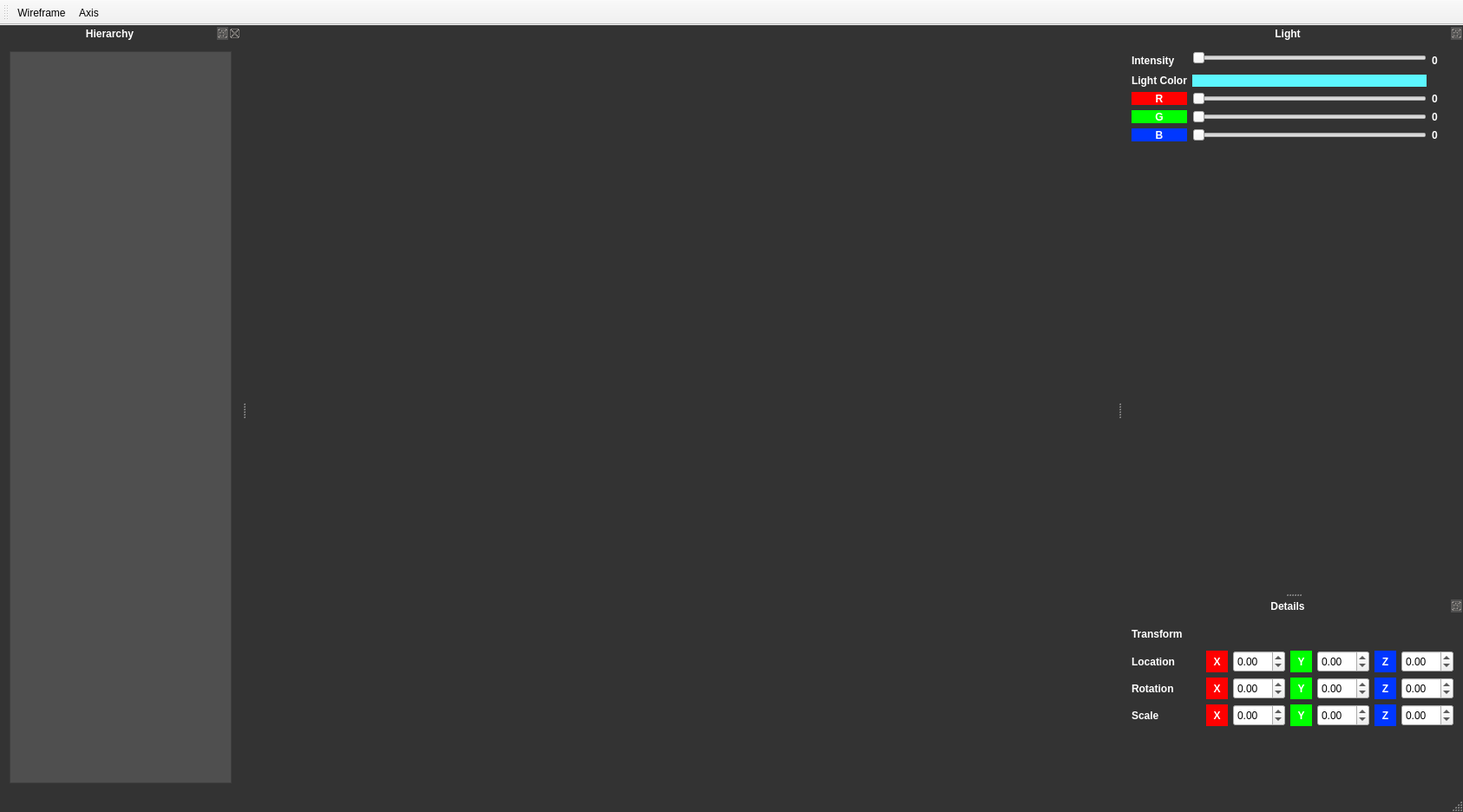
<?xml version="1.0" encoding="UTF-8"?>
<ui version="4.0">
 <class>MainWindow</class>
 <widget class="QMainWindow" name="MainWindow">
  <property name="geometry">
   <rect>
    <x>0</x>
    <y>0</y>
    <width>1686</width>
    <height>936</height>
   </rect>
  </property>
  <property name="windowTitle">
   <string>INNgine</string>
  </property>
  <property name="styleSheet">
   <string notr="true">QMainWindow, QMenu{
        background-color: #333333;
        color: white;
}



.QPushButton{
        background-color: #4f4f4f;
                color: white;
}

QLabel{
        font-weight: bold;
        color: white;
}


QGroupBox::title{
        font-size: 15px;
        font-weight:: bold;
        color: white;
}

QLineEdit{
        color: white;
                background-color: #555555;
        margin-left: 5px;
}

QListWidget{
        background-color: #4f4f4f;
color:white;
}

QDockWidget::title{
        background-color: #333333;
        color: white;
        font-weight: bold;
        text-align: center;
}
QDockWidget{
color: white;
font-weight: bold;
}

QDockWidget::float-button
{
        background: #4f4f4f;
}

QDockWidget{
background-color: #333333;
}

QTabBar::tab{
background-color: #4f4f4f;
color: white;
}

QTabBar::tab:selected, QTabBar::tab:hover
{
        background-color: #6f6f6f;
}

QDialog{
background-color: #3f3f3f;
color: white;
}

QMenuBar{
        background-color: #2f2f2f;
color: white;
}

QMenu::item:selected{
background-color: 4f4f4f;
}


</string>
  </property>
  <widget class="QWidget" name="centralWidget">
   <layout class="QGridLayout" name="gridLayout_2">
    <item row="0" column="0">
     <layout class="QVBoxLayout" name="renderLayout"/>
    </item>
   </layout>
  </widget>
  <widget class="QMenuBar" name="menuBar">
   <property name="geometry">
    <rect>
     <x>0</x>
     <y>0</y>
     <width>1686</width>
     <height>20</height>
    </rect>
   </property>
  </widget>
  <widget class="QToolBar" name="mainToolBar">
   <property name="autoFillBackground">
    <bool>false</bool>
   </property>
   <property name="toolButtonStyle">
    <enum>Qt::ToolButtonTextUnderIcon</enum>
   </property>
   <attribute name="toolBarArea">
    <enum>TopToolBarArea</enum>
   </attribute>
   <attribute name="toolBarBreak">
    <bool>false</bool>
   </attribute>
   <addaction name="actionWireframe"/>
   <addaction name="actionAxis"/>
  </widget>
  <widget class="QStatusBar" name="statusBar"/>
  <widget class="QDockWidget" name="dockWidgetLight">
   <property name="features">
    <set>QDockWidget::DockWidgetFloatable|QDockWidget::DockWidgetMovable</set>
   </property>
   <property name="windowTitle">
    <string>Light</string>
   </property>
   <attribute name="dockWidgetArea">
    <number>2</number>
   </attribute>
   <widget class="QWidget" name="dockWidgetContents_2">
    <layout class="QGridLayout" name="gridLayout">
     <item row="5" column="0" colspan="2">
      <widget class="QLabel" name="label_19">
       <property name="styleSheet">
        <string notr="true">background-color: rgb(0, 55, 255);</string>
       </property>
       <property name="text">
        <string>B</string>
       </property>
       <property name="alignment">
        <set>Qt::AlignCenter</set>
       </property>
      </widget>
     </item>
     <item row="5" column="3">
      <widget class="QLabel" name="lightAmbientBlue">
       <property name="minimumSize">
        <size>
         <width>25</width>
         <height>0</height>
        </size>
       </property>
       <property name="maximumSize">
        <size>
         <width>25</width>
         <height>16777215</height>
        </size>
       </property>
       <property name="text">
        <string>0</string>
       </property>
      </widget>
     </item>
     <item row="3" column="2">
      <widget class="QSlider" name="lightAmbientRedSlider">
       <property name="maximum">
        <number>255</number>
       </property>
       <property name="orientation">
        <enum>Qt::Horizontal</enum>
       </property>
      </widget>
     </item>
     <item row="4" column="0" colspan="2">
      <widget class="QLabel" name="label_18">
       <property name="styleSheet">
        <string notr="true">background-color: rgb(0, 255, 0);</string>
       </property>
       <property name="text">
        <string>G</string>
       </property>
       <property name="alignment">
        <set>Qt::AlignCenter</set>
       </property>
      </widget>
     </item>
     <item row="4" column="3">
      <widget class="QLabel" name="lightAmbienGreen">
       <property name="minimumSize">
        <size>
         <width>25</width>
         <height>0</height>
        </size>
       </property>
       <property name="maximumSize">
        <size>
         <width>25</width>
         <height>16777215</height>
        </size>
       </property>
       <property name="text">
        <string>0</string>
       </property>
      </widget>
     </item>
     <item row="5" column="2">
      <widget class="QSlider" name="lightAmbientBlueSlider">
       <property name="maximum">
        <number>255</number>
       </property>
       <property name="orientation">
        <enum>Qt::Horizontal</enum>
       </property>
      </widget>
     </item>
     <item row="4" column="2">
      <widget class="QSlider" name="lightAmbientGreenSlider">
       <property name="maximum">
        <number>255</number>
       </property>
       <property name="orientation">
        <enum>Qt::Horizontal</enum>
       </property>
      </widget>
     </item>
     <item row="0" column="0" rowspan="2" colspan="2">
      <widget class="QLabel" name="label_3">
       <property name="text">
        <string>Intensity</string>
       </property>
      </widget>
     </item>
     <item row="3" column="0" colspan="2">
      <widget class="QLabel" name="label_17">
       <property name="styleSheet">
        <string notr="true">background-color: rgb(255, 0, 0);</string>
       </property>
       <property name="text">
        <string>R</string>
       </property>
       <property name="alignment">
        <set>Qt::AlignCenter</set>
       </property>
      </widget>
     </item>
     <item row="3" column="3">
      <widget class="QLabel" name="lightAmbienRed">
       <property name="minimumSize">
        <size>
         <width>25</width>
         <height>0</height>
        </size>
       </property>
       <property name="maximumSize">
        <size>
         <width>25</width>
         <height>16777215</height>
        </size>
       </property>
       <property name="text">
        <string>0</string>
       </property>
      </widget>
     </item>
     <item row="2" column="2">
      <widget class="QLabel" name="lightAmbientPreview">
       <property name="styleSheet">
        <string notr="true">background-color: rgb(92, 247, 255);</string>
       </property>
       <property name="text">
        <string/>
       </property>
      </widget>
     </item>
     <item row="2" column="0" colspan="2">
      <widget class="QLabel" name="label_24">
       <property name="text">
        <string>Light Color</string>
       </property>
      </widget>
     </item>
     <item row="0" column="3" rowspan="2">
      <widget class="QLabel" name="lightIntensity">
       <property name="minimumSize">
        <size>
         <width>25</width>
         <height>0</height>
        </size>
       </property>
       <property name="maximumSize">
        <size>
         <width>25</width>
         <height>16777215</height>
        </size>
       </property>
       <property name="text">
        <string>0</string>
       </property>
      </widget>
     </item>
     <item row="0" column="2">
      <widget class="QSlider" name="lightIntensitySlider">
       <property name="maximum">
        <number>255</number>
       </property>
       <property name="orientation">
        <enum>Qt::Horizontal</enum>
       </property>
      </widget>
     </item>
     <item row="6" column="2">
      <spacer name="verticalSpacer">
       <property name="orientation">
        <enum>Qt::Vertical</enum>
       </property>
       <property name="sizeHint" stdset="0">
        <size>
         <width>20</width>
         <height>432</height>
        </size>
       </property>
      </spacer>
     </item>
    </layout>
   </widget>
  </widget>
  <widget class="QDockWidget" name="dockWidgetDetails">
   <property name="features">
    <set>QDockWidget::DockWidgetFloatable|QDockWidget::DockWidgetMovable</set>
   </property>
   <property name="windowTitle">
    <string>Details</string>
   </property>
   <attribute name="dockWidgetArea">
    <number>2</number>
   </attribute>
   <widget class="QWidget" name="dockWidgetContents_3">
    <layout class="QVBoxLayout" name="verticalLayout_3">
     <item>
      <layout class="QGridLayout" name="DetailsGrid">
       <item row="3" column="3">
        <widget class="QLabel" name="label_12">
         <property name="minimumSize">
          <size>
           <width>25</width>
           <height>0</height>
          </size>
         </property>
         <property name="maximumSize">
          <size>
           <width>25</width>
           <height>25</height>
          </size>
         </property>
         <property name="styleSheet">
          <string notr="true">background-color: rgb(0, 255, 0);</string>
         </property>
         <property name="text">
          <string> Y </string>
         </property>
         <property name="alignment">
          <set>Qt::AlignCenter</set>
         </property>
        </widget>
       </item>
       <item row="3" column="1">
        <widget class="QLabel" name="label_10">
         <property name="minimumSize">
          <size>
           <width>25</width>
           <height>0</height>
          </size>
         </property>
         <property name="maximumSize">
          <size>
           <width>25</width>
           <height>25</height>
          </size>
         </property>
         <property name="styleSheet">
          <string notr="true">background-color: rgb(255, 0, 0);</string>
         </property>
         <property name="text">
          <string> X </string>
         </property>
         <property name="alignment">
          <set>Qt::AlignCenter</set>
         </property>
        </widget>
       </item>
       <item row="2" column="0">
        <widget class="QLabel" name="label_5">
         <property name="minimumSize">
          <size>
           <width>80</width>
           <height>0</height>
          </size>
         </property>
         <property name="maximumSize">
          <size>
           <width>80</width>
           <height>25</height>
          </size>
         </property>
         <property name="text">
          <string>Rotation</string>
         </property>
        </widget>
       </item>
       <item row="1" column="1">
        <widget class="QLabel" name="label_8">
         <property name="sizePolicy">
          <sizepolicy hsizetype="Preferred" vsizetype="Fixed">
           <horstretch>0</horstretch>
           <verstretch>0</verstretch>
          </sizepolicy>
         </property>
         <property name="minimumSize">
          <size>
           <width>25</width>
           <height>25</height>
          </size>
         </property>
         <property name="maximumSize">
          <size>
           <width>25</width>
           <height>25</height>
          </size>
         </property>
         <property name="styleSheet">
          <string notr="true">background-color: rgb(255, 0, 0);</string>
         </property>
         <property name="text">
          <string> X </string>
         </property>
         <property name="alignment">
          <set>Qt::AlignCenter</set>
         </property>
        </widget>
       </item>
       <item row="3" column="0">
        <widget class="QLabel" name="label_6">
         <property name="minimumSize">
          <size>
           <width>80</width>
           <height>0</height>
          </size>
         </property>
         <property name="maximumSize">
          <size>
           <width>80</width>
           <height>25</height>
          </size>
         </property>
         <property name="text">
          <string>Scale</string>
         </property>
        </widget>
       </item>
       <item row="1" column="0">
        <widget class="QLabel" name="label_4">
         <property name="sizePolicy">
          <sizepolicy hsizetype="Preferred" vsizetype="Fixed">
           <horstretch>0</horstretch>
           <verstretch>0</verstretch>
          </sizepolicy>
         </property>
         <property name="minimumSize">
          <size>
           <width>80</width>
           <height>25</height>
          </size>
         </property>
         <property name="maximumSize">
          <size>
           <width>80</width>
           <height>25</height>
          </size>
         </property>
         <property name="text">
          <string>Location</string>
         </property>
        </widget>
       </item>
       <item row="0" column="0">
        <widget class="QLabel" name="label">
         <property name="sizePolicy">
          <sizepolicy hsizetype="Preferred" vsizetype="Fixed">
           <horstretch>0</horstretch>
           <verstretch>0</verstretch>
          </sizepolicy>
         </property>
         <property name="minimumSize">
          <size>
           <width>80</width>
           <height>25</height>
          </size>
         </property>
         <property name="maximumSize">
          <size>
           <width>80</width>
           <height>25</height>
          </size>
         </property>
         <property name="text">
          <string>&lt;html&gt;&lt;head/&gt;&lt;body&gt;&lt;p&gt;&lt;span style=&quot; font-weight:600;&quot;&gt;Transform&lt;/span&gt;&lt;/p&gt;&lt;/body&gt;&lt;/html&gt;</string>
         </property>
        </widget>
       </item>
       <item row="2" column="5">
        <widget class="QLabel" name="label_14">
         <property name="minimumSize">
          <size>
           <width>25</width>
           <height>0</height>
          </size>
         </property>
         <property name="maximumSize">
          <size>
           <width>25</width>
           <height>25</height>
          </size>
         </property>
         <property name="styleSheet">
          <string notr="true">background-color: rgb(0, 55, 255);</string>
         </property>
         <property name="text">
          <string> Z </string>
         </property>
         <property name="alignment">
          <set>Qt::AlignCenter</set>
         </property>
        </widget>
       </item>
       <item row="1" column="3">
        <widget class="QLabel" name="label_7">
         <property name="sizePolicy">
          <sizepolicy hsizetype="Preferred" vsizetype="Fixed">
           <horstretch>0</horstretch>
           <verstretch>0</verstretch>
          </sizepolicy>
         </property>
         <property name="minimumSize">
          <size>
           <width>25</width>
           <height>25</height>
          </size>
         </property>
         <property name="maximumSize">
          <size>
           <width>25</width>
           <height>25</height>
          </size>
         </property>
         <property name="styleSheet">
          <string notr="true">background-color: rgb(0, 255, 0);</string>
         </property>
         <property name="text">
          <string> Y </string>
         </property>
         <property name="alignment">
          <set>Qt::AlignCenter</set>
         </property>
        </widget>
       </item>
       <item row="2" column="3">
        <widget class="QLabel" name="label_11">
         <property name="minimumSize">
          <size>
           <width>25</width>
           <height>0</height>
          </size>
         </property>
         <property name="maximumSize">
          <size>
           <width>25</width>
           <height>25</height>
          </size>
         </property>
         <property name="styleSheet">
          <string notr="true">background-color: rgb(0, 255, 0);</string>
         </property>
         <property name="text">
          <string> Y </string>
         </property>
         <property name="alignment">
          <set>Qt::AlignCenter</set>
         </property>
        </widget>
       </item>
       <item row="2" column="1">
        <widget class="QLabel" name="label_9">
         <property name="minimumSize">
          <size>
           <width>25</width>
           <height>0</height>
          </size>
         </property>
         <property name="maximumSize">
          <size>
           <width>25</width>
           <height>25</height>
          </size>
         </property>
         <property name="styleSheet">
          <string notr="true">background-color: rgb(255, 0, 0);</string>
         </property>
         <property name="text">
          <string> X </string>
         </property>
         <property name="alignment">
          <set>Qt::AlignCenter</set>
         </property>
        </widget>
       </item>
       <item row="4" column="2">
        <spacer name="verticalSpacer_2">
         <property name="orientation">
          <enum>Qt::Vertical</enum>
         </property>
         <property name="sizeHint" stdset="0">
          <size>
           <width>20</width>
           <height>40</height>
          </size>
         </property>
        </spacer>
       </item>
       <item row="3" column="5">
        <widget class="QLabel" name="label_15">
         <property name="minimumSize">
          <size>
           <width>25</width>
           <height>0</height>
          </size>
         </property>
         <property name="maximumSize">
          <size>
           <width>25</width>
           <height>25</height>
          </size>
         </property>
         <property name="styleSheet">
          <string notr="true">background-color: rgb(0, 55, 255);</string>
         </property>
         <property name="text">
          <string> Z </string>
         </property>
         <property name="alignment">
          <set>Qt::AlignCenter</set>
         </property>
        </widget>
       </item>
       <item row="1" column="5">
        <widget class="QLabel" name="label_13">
         <property name="sizePolicy">
          <sizepolicy hsizetype="Preferred" vsizetype="Fixed">
           <horstretch>0</horstretch>
           <verstretch>0</verstretch>
          </sizepolicy>
         </property>
         <property name="minimumSize">
          <size>
           <width>25</width>
           <height>25</height>
          </size>
         </property>
         <property name="maximumSize">
          <size>
           <width>25</width>
           <height>25</height>
          </size>
         </property>
         <property name="styleSheet">
          <string notr="true">background-color: rgb(0, 55, 255);</string>
         </property>
         <property name="text">
          <string> Z </string>
         </property>
         <property name="alignment">
          <set>Qt::AlignCenter</set>
         </property>
        </widget>
       </item>
       <item row="1" column="2">
        <widget class="QDoubleSpinBox" name="LocationX">
         <property name="minimumSize">
          <size>
           <width>60</width>
           <height>25</height>
          </size>
         </property>
         <property name="maximumSize">
          <size>
           <width>60</width>
           <height>25</height>
          </size>
         </property>
         <property name="minimum">
          <double>-9999.989999999999782</double>
         </property>
         <property name="maximum">
          <double>9999.989999999999782</double>
         </property>
        </widget>
       </item>
       <item row="3" column="4">
        <widget class="QDoubleSpinBox" name="ScaleY">
         <property name="minimumSize">
          <size>
           <width>60</width>
           <height>25</height>
          </size>
         </property>
         <property name="maximumSize">
          <size>
           <width>60</width>
           <height>25</height>
          </size>
         </property>
         <property name="minimum">
          <double>-9999.989999999999782</double>
         </property>
         <property name="maximum">
          <double>9999.989999999999782</double>
         </property>
        </widget>
       </item>
       <item row="3" column="6">
        <widget class="QDoubleSpinBox" name="ScaleZ">
         <property name="minimumSize">
          <size>
           <width>60</width>
           <height>25</height>
          </size>
         </property>
         <property name="maximumSize">
          <size>
           <width>60</width>
           <height>25</height>
          </size>
         </property>
         <property name="minimum">
          <double>-9999.989999999999782</double>
         </property>
         <property name="maximum">
          <double>9999.989999999999782</double>
         </property>
        </widget>
       </item>
       <item row="1" column="4">
        <widget class="QDoubleSpinBox" name="LocationY">
         <property name="minimumSize">
          <size>
           <width>60</width>
           <height>25</height>
          </size>
         </property>
         <property name="maximumSize">
          <size>
           <width>60</width>
           <height>25</height>
          </size>
         </property>
         <property name="minimum">
          <double>-9999.989999999999782</double>
         </property>
         <property name="maximum">
          <double>9999.989999999999782</double>
         </property>
        </widget>
       </item>
       <item row="3" column="2">
        <widget class="QDoubleSpinBox" name="ScaleX">
         <property name="minimumSize">
          <size>
           <width>60</width>
           <height>25</height>
          </size>
         </property>
         <property name="maximumSize">
          <size>
           <width>60</width>
           <height>25</height>
          </size>
         </property>
         <property name="minimum">
          <double>-9999.989999999999782</double>
         </property>
         <property name="maximum">
          <double>9999.989999999999782</double>
         </property>
        </widget>
       </item>
       <item row="2" column="6">
        <widget class="QDoubleSpinBox" name="RotationZ">
         <property name="minimumSize">
          <size>
           <width>60</width>
           <height>25</height>
          </size>
         </property>
         <property name="maximumSize">
          <size>
           <width>60</width>
           <height>25</height>
          </size>
         </property>
         <property name="minimum">
          <double>-999999.000000000000000</double>
         </property>
         <property name="maximum">
          <double>999999.000000000000000</double>
         </property>
        </widget>
       </item>
       <item row="2" column="2">
        <widget class="QDoubleSpinBox" name="RotationX">
         <property name="minimumSize">
          <size>
           <width>60</width>
           <height>25</height>
          </size>
         </property>
         <property name="maximumSize">
          <size>
           <width>60</width>
           <height>25</height>
          </size>
         </property>
         <property name="minimum">
          <double>-999999.000000000000000</double>
         </property>
         <property name="maximum">
          <double>999999.000000000000000</double>
         </property>
        </widget>
       </item>
       <item row="2" column="4">
        <widget class="QDoubleSpinBox" name="RotationY">
         <property name="minimumSize">
          <size>
           <width>60</width>
           <height>25</height>
          </size>
         </property>
         <property name="maximumSize">
          <size>
           <width>60</width>
           <height>25</height>
          </size>
         </property>
         <property name="minimum">
          <double>-999999.000000000000000</double>
         </property>
         <property name="maximum">
          <double>999999.000000000000000</double>
         </property>
        </widget>
       </item>
       <item row="1" column="6">
        <widget class="QDoubleSpinBox" name="LocationZ">
         <property name="minimumSize">
          <size>
           <width>60</width>
           <height>25</height>
          </size>
         </property>
         <property name="maximumSize">
          <size>
           <width>60</width>
           <height>25</height>
          </size>
         </property>
         <property name="minimum">
          <double>-9999.989999999999782</double>
         </property>
         <property name="maximum">
          <double>9999.989999999999782</double>
         </property>
        </widget>
       </item>
      </layout>
     </item>
    </layout>
   </widget>
  </widget>
  <widget class="QDockWidget" name="dockWidgetHierarchy">
   <property name="windowTitle">
    <string>Hierarchy</string>
   </property>
   <attribute name="dockWidgetArea">
    <number>1</number>
   </attribute>
   <widget class="QWidget" name="dockWidgetContents">
    <layout class="QVBoxLayout" name="verticalLayout_2">
     <item>
      <widget class="QListWidget" name="lwHierarchy"/>
     </item>
    </layout>
   </widget>
  </widget>
  <action name="actionWireframe">
   <property name="checkable">
    <bool>true</bool>
   </property>
   <property name="enabled">
    <bool>true</bool>
   </property>
   <property name="icon">
    <iconset resource="programicons.qrc">
     <normaloff>:/icons/icons8-diamond-filled-100.png</normaloff>
     <normalon>:/icons/icons8-diamond-100.png</normalon>:/icons/icons8-diamond-filled-100.png</iconset>
   </property>
   <property name="text">
    <string>Wireframe</string>
   </property>
  </action>
  <action name="actionAxis">
   <property name="checkable">
    <bool>true</bool>
   </property>
   <property name="icon">
    <iconset resource="programicons.qrc">
     <normaloff>:/icons/coordinate-system-invert.png</normaloff>
     <normalon>:/icons/coordinate-system.png</normalon>:/icons/coordinate-system-invert.png</iconset>
   </property>
   <property name="text">
    <string>Axis</string>
   </property>
   <property name="toolTip">
    <string>Axis</string>
   </property>
  </action>
 </widget>
 <layoutdefault spacing="6" margin="11"/>
 <resources>
  <include location="programicons.qrc"/>
 </resources>
 <connections>
  <connection>
   <sender>lightAmbientRedSlider</sender>
   <signal>valueChanged(int)</signal>
   <receiver>lightAmbienRed</receiver>
   <slot>setNum(int)</slot>
   <hints>
    <hint type="sourcelabel">
     <x>1225</x>
     <y>761</y>
    </hint>
    <hint type="destinationlabel">
     <x>1259</x>
     <y>762</y>
    </hint>
   </hints>
  </connection>
  <connection>
   <sender>lightAmbientGreenSlider</sender>
   <signal>valueChanged(int)</signal>
   <receiver>lightAmbienGreen</receiver>
   <slot>setNum(int)</slot>
   <hints>
    <hint type="sourcelabel">
     <x>1190</x>
     <y>781</y>
    </hint>
    <hint type="destinationlabel">
     <x>1256</x>
     <y>785</y>
    </hint>
   </hints>
  </connection>
  <connection>
   <sender>lightAmbientBlueSlider</sender>
   <signal>valueChanged(int)</signal>
   <receiver>lightAmbientBlue</receiver>
   <slot>setNum(int)</slot>
   <hints>
    <hint type="sourcelabel">
     <x>1203</x>
     <y>799</y>
    </hint>
    <hint type="destinationlabel">
     <x>1261</x>
     <y>807</y>
    </hint>
   </hints>
  </connection>
  <connection>
   <sender>lightIntensitySlider</sender>
   <signal>valueChanged(int)</signal>
   <receiver>lightIntensity</receiver>
   <slot>setNum(int)</slot>
   <hints>
    <hint type="sourcelabel">
     <x>1208</x>
     <y>723</y>
    </hint>
    <hint type="destinationlabel">
     <x>1256</x>
     <y>725</y>
    </hint>
   </hints>
  </connection>
 </connections>
</ui>
